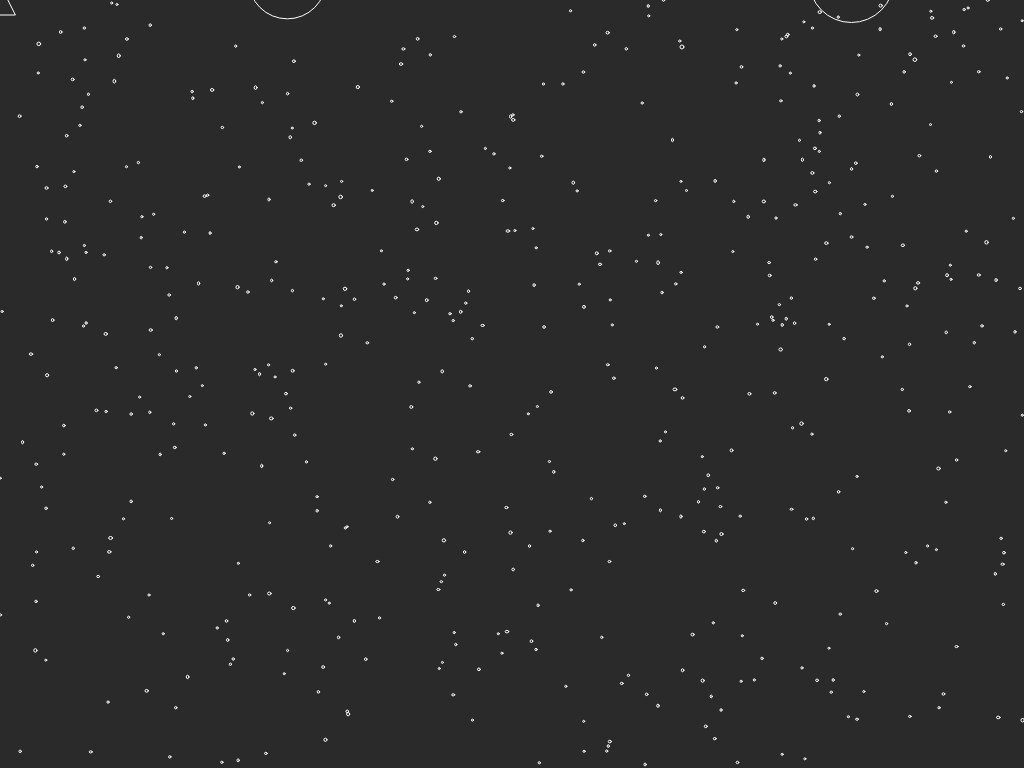
Frame 1 (no input)
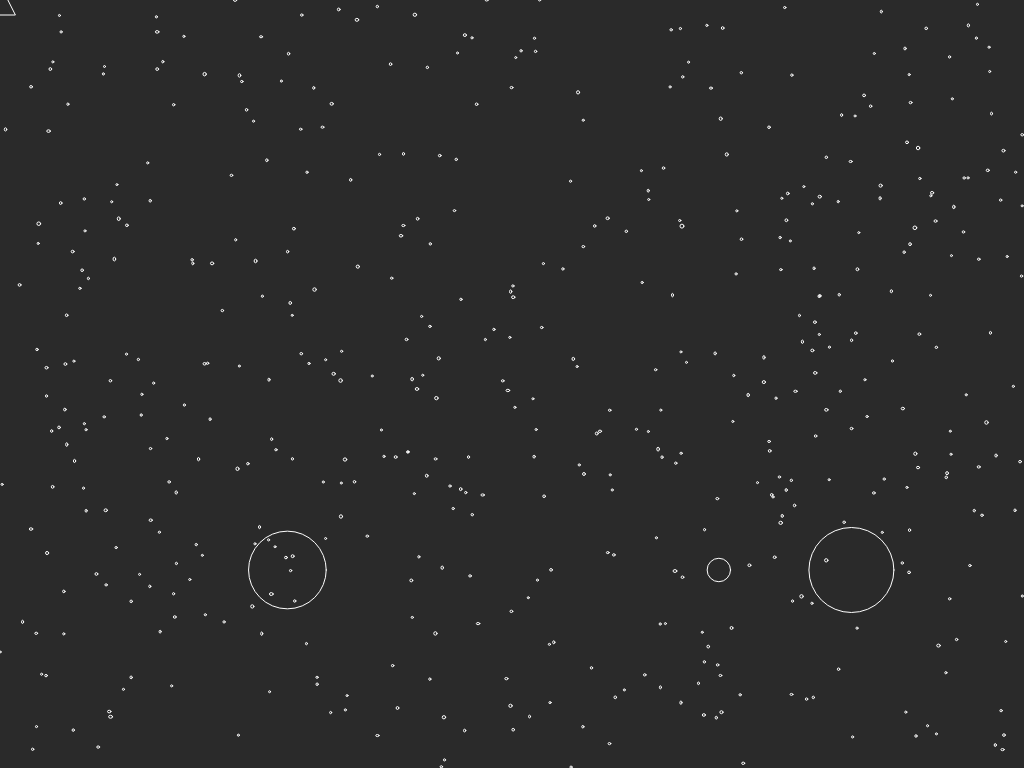
Frame 60 (no input)
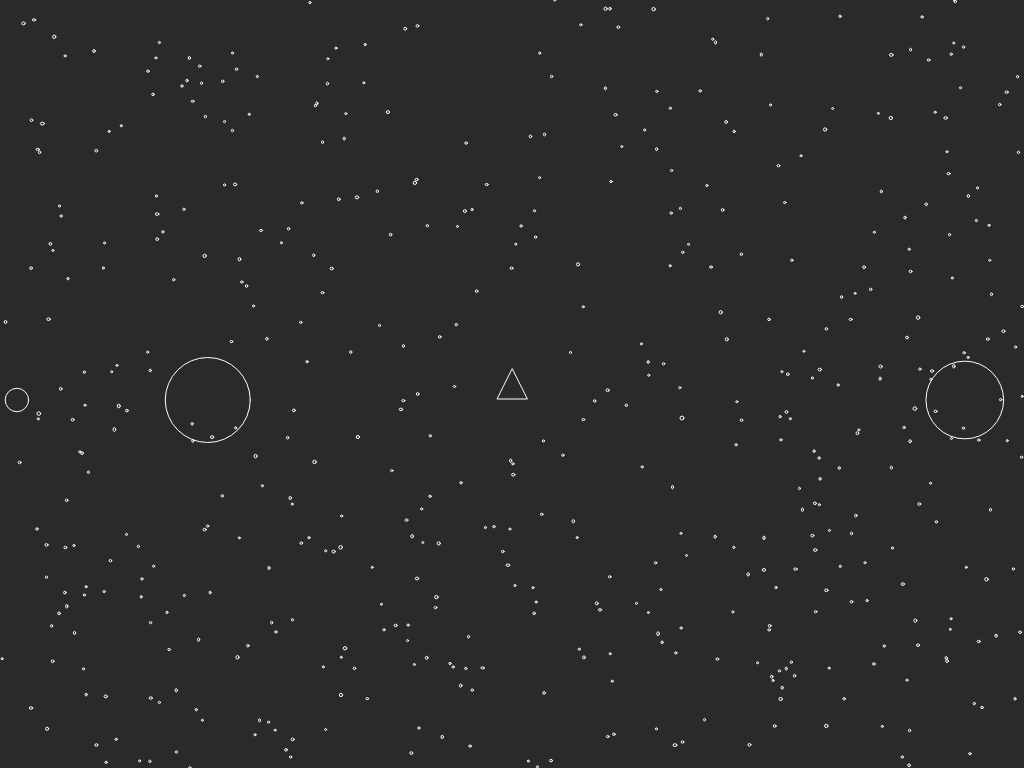
Frame 120 (the mouse pressed at the canvas centre since frame 60)

The p5.js sketch that drew these frames (run headless with seeded random() and noise() and a simulated clock; from frame 60 on, the mouse is pressed at the canvas centre):

// p5.js sketch
// ── sketch.js


// Constants
var WINDOW_WIDTH = 1024;
var WINDOW_HEIGHT = 768;
var bgParticlesLimit = 500;
var bgParticles = [];

var mousePositions = [];
var ship = null;
var missles = [];

var asteroidsLimit = 3;
var asteroids = [];
var xPos;
var yPos;

var Y_AXIS = 1;
var X_AXIS = 2;
var c1, c2;

// base set up
function setup() {

    createCanvas(WINDOW_WIDTH, WINDOW_HEIGHT);
    frameRate(20);
    noCursor();
    noFill();
}

function draw() {

    drawBackground();

    drawShip();

    // drawMouseTrail();

    drawMissles();

    drawAsteroids();

    handleCollisions();

}

function handleCollisions() {

    // with missles
    for (var asteroidIndex = 0; asteroidIndex < asteroids.length; asteroidIndex++) {
        var asteroid = asteroids[asteroidIndex];

        // with ship
        if (isCollision(asteroid, {x: mouseX, y: mouseY, w: 7.5})) {
            text('HIT', 15, 30, 100, 50); 
        }

        // Missiles with asteroids
        for (var missleIndex = 0; missleIndex < missles.length; missleIndex++) {
            var missle = missles[missleIndex];

            if (isCollision(asteroid, missle)) {
                asteroids.splice(asteroidIndex, 1);
                missles.splice(missleIndex, 1);
            }
        }

    }
}

function drawBackground() {
    
    // redraw background
    background(42);

    if (bgParticlesLimit > bgParticles.length) {
        buildNightSky();
    }

    for (var starIndex = 0; starIndex < bgParticles.length; starIndex++) {
        var star = bgParticles[starIndex];
        star.y = star.y + random(1, 5); // get random speed

        // recycle star if it's at the bottom
        if (star.y > WINDOW_HEIGHT) {
            star.y = 0
            star.x = random(0, WINDOW_WIDTH);
        }

        stroke(255);
        ellipse(star.x, star.y, star.w, star.h); 
    }

}

function drawAsteroids () {

    if (asteroids.length < asteroidsLimit) {
        buildAsteroids();
    }

    for (var starIndex = 0; starIndex < asteroids.length; starIndex++) {
        var star = asteroids[starIndex];
        star.y = star.y + 10; // get random speed

        // recycle star if it's at the bottom
        if (star.y > WINDOW_HEIGHT) {
            star.y = 0
            star.x = random(0, WINDOW_WIDTH);
        }

        stroke(255);
        ellipse(star.x, star.y, star.w, star.h); 
    }
}

function buildAsteroids() {

    for (var starIndex = 0; starIndex < asteroidsLimit; starIndex++) {

        var range = random(60, 100);

        var size = random(20, range);

        var w = size;
        var h = size;
        var x = random(0, WINDOW_WIDTH);
        var y = -30

        asteroids.push({
            x: x, y: y,
            w: w, h: h,
        });
    }

}

function drawShip() {

    if (!xPos || !yPos) {
        xPos = mouseX;
        yPos = mouseY;
    }

    var easing = .1;
    var targetX = mouseX;
    console.log('targetX: '+targetX);
    var dx = targetX - xPos;
    console.log('xPos: '+xPos);

    xPos += dx * easing;
    
    var targetY = mouseY;
    var dy = targetY - yPos;
    yPos += dy * easing;

    var offset = 15;
    stroke(255);
    triangle(xPos + offset, yPos + offset, xPos - offset, yPos + offset, xPos , yPos - offset);


    // missiles
    for(var mIndex = 0; mIndex < missles.length; mIndex++) {
        var missle = missles[mIndex];

        missle.y = missle.y - 20; // get random speed

        if (missle.y > WINDOW_HEIGHT) {
            missles.splice(mIndex);
        }

        stroke(250, 120, 120);
        ellipse(missle.x, missle.y, missle.w, missle.h); 
    }
}

function drawMissles() {
    for(var mIndex = 0; mIndex < missles.length; mIndex++) {
        var missle = missles[mIndex];

        missle.y = missle.y - 20; // get random speed

        if (missle.y > WINDOW_HEIGHT) {

        }

        stroke(250, 120, 120);
        ellipse(missle.x, missle.y, missle.w, missle.h); 
    }
}

function buildNightSky() {

    for (var starIndex = 0; starIndex < bgParticlesLimit; starIndex++) {

        var range = random(2, 4);

        var w = random(2, range);
        var h = random(2, range);
        var x = random(0, WINDOW_WIDTH);
        var y = random(0, WINDOW_HEIGHT);

        bgParticles.push({
            x: x, y: y,
            w: w, h: h,
        });
    }
}

function mouseClicked() {
    // always set the current mouse position
    addMissle(mouseX, mouseY);

}

function addMissle(x, y) {

    missles.push({
        x: x, y: y,
        w: 3, h: 10,
    });
}

function mouseMoved() {
    // console.log("Mouse pos: x: " + mouseX + " y: " + mouseY);
    mousePositions.push({ x: mouseX, y: mouseY });

    if (mousePositions.length > 1000) {
        mousePositions.splice(0, 1);
    }

}

function isCollision(c1, c2) {

    return dist( c1.x, c1.y, c2.x, c2.y) < c1.w + c2.w;

}


// ── styles.css
body > canvas {
    padding-left: 0;
    padding-right: 0;
    margin-left: auto;
    margin-right: auto;
    display: block;
}
